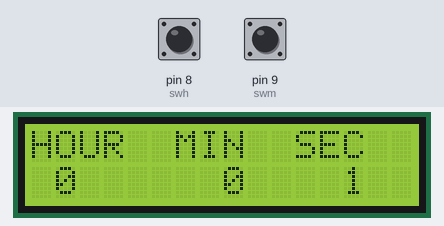
Simulated run of this sketch. Board: Arduino Uno, built with avr-gcc and run on an emulated ATmega328P. Shown: 16×2 character LCD. Inputs (shaded band) come from the test bench; at power-on: pin 8 (swh) LOW, pin 9 (swm) LOW.

Above: at 5.2 s.
5.3 s: pin 8 (swh) pulled HIGH for 1.2 s
At 8.9 s:
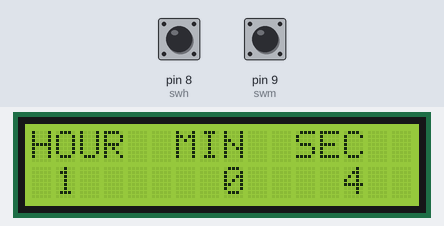
9.0 s: pin 9 (swm) pulled HIGH for 1.2 s
At 12.4 s:
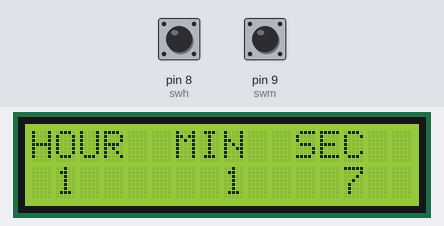
12.5 s: pin 8 (swh) pulled HIGH for 1.2 s
At 15.8 s:
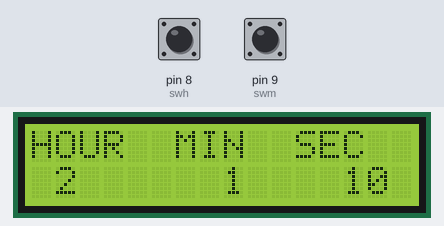
16.0 s: pin 9 (swm) pulled HIGH for 1.2 s
At 17.8 s:
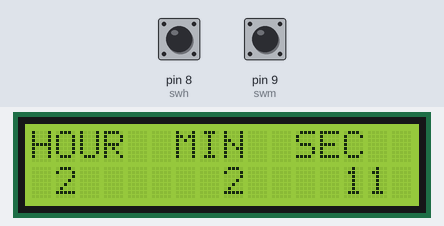
Timing chart, 0 to 19.3 s (numbered marks = the images above; inputs shaded):
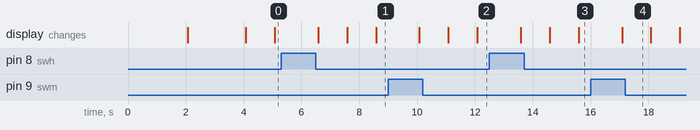

The sketch:

sketch_digitalclock.ino
```cpp
int h,k,m,s;
  int swh=8;
  int swm=9;
  int swo=10;
#include<LiquidCrystal.h>
LiquidCrystal lcd(2,3,4,5,6,7);
void setup() {
  lcd.begin(16,2);
  lcd.print("DIGITAL CLOCK");
  delay(2000);
  lcd.clear();
  lcd.setCursor(0,0);
  lcd.write("HOUR");
    lcd.setCursor(6,0);
  lcd.write("MIN");
    lcd.setCursor(11,0);
  lcd.write("SEC");
  delay(2000);

}

void loop() {
  for(h=00;h<=23;h++)
  {
    lcd.clear();
    lcd.setCursor(0,0);
  lcd.write("HOUR");
    lcd.setCursor(6,0);
  lcd.write("MIN");
    lcd.setCursor(11,0);
  lcd.write("SEC");
  for(m=0;m<=59;m++)
  {
    lcd.clear();
    lcd.setCursor(0,0);
  lcd.write("HOUR");
    lcd.setCursor(6,0);
  lcd.write("MIN");
    lcd.setCursor(11,0);
  lcd.write("SEC");
for(s=0;s<=59;s++)
{
  if(digitalRead(swh))
  {
    h++;
    delay(500);
    if(h>23)
    {
      lcd.clear();
      lcd.setCursor(0,0);
  lcd.write("HOUR");
    lcd.setCursor(6,0);
  lcd.write("MIN");
    lcd.setCursor(11,0);
  lcd.write("SEC");
  h=0;


    }
  }
  if(digitalRead(swm))
  {
    m++;
    delay(500);
    if(m>59)
    {
      lcd.clear();
      lcd.setCursor(0,0);
  lcd.write("HOUR");
    lcd.setCursor(6,0);
  lcd.write("MIN");
    lcd.setCursor(11,0);
  lcd.write("SEC");
m=0;


    }

  }
  lcd.setCursor(1,1);
  lcd.print(h);
  lcd.setCursor(8,1);
  lcd.print(m);
  lcd.setCursor(13,1);
  lcd.print(s);
  delay(1000);
}
  }


  }

}
```
